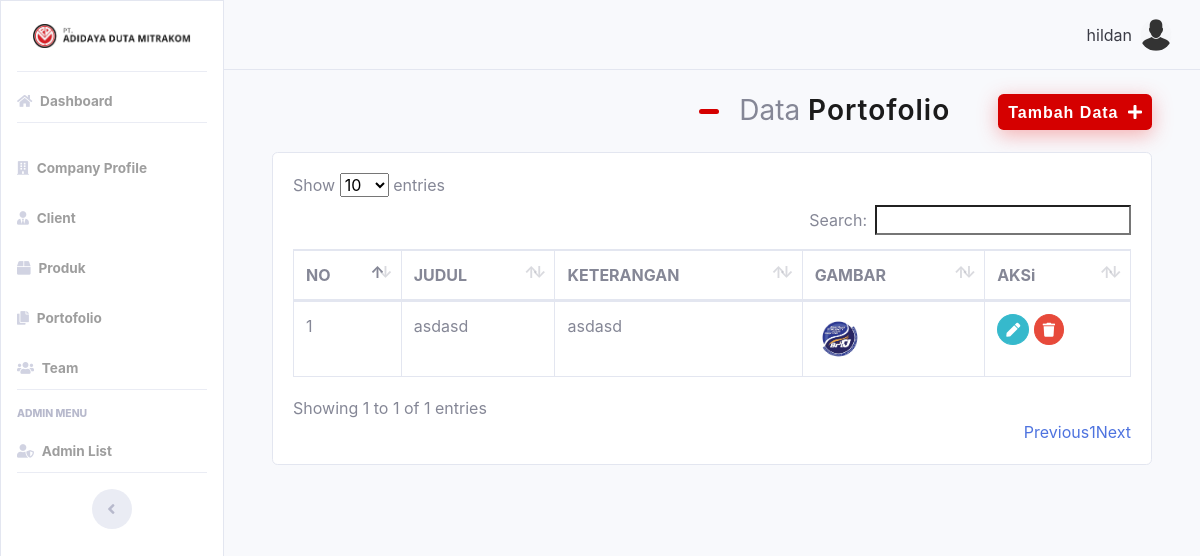
The page /index.php?portofolio=read (signed in) on the database its author committed.
### tables this page shows
CREATE TABLE `portofolio` (
  `id` int(11) NOT NULL,
  `judul` varchar(100) NOT NULL,
  `keterangan` varchar(100) NOT NULL,
  `gambar` varchar(100) NOT NULL
);

### portofolio/functions.php (called while the page is built, shortened)
<?php
include "../koneksi.php";
function query($query)
{
	global $conn;
	$result = mysqli_query($conn, $query);
	$rows = [];
	while ($row = mysqli_fetch_assoc($result)) {
		$rows[] = $row;
	}
	return $rows;
}

### portofolio/read.php (the view, shortened to what this page needs)
<?php
require 'functions.php';
$portofolio = query("SELECT * FROM portofolio");
?>
<div class="container-fluid mb-3">
	<div class="d-flex flex-column flex-lg-row flex-md-col justify-content-sm-end align-items-start">
		<div class="page-title mx-5">
			<h3> Data <span> Portofolio </span> </h3>
		</div>
		<div class="">
			<button type="button" data-toggle="modal" data-target="#inputNewPortofolio" class="btn btn-danger btn-special">
				<span>Tambah Data</span>
				<i class="fa fa-plus"></i>
			</button>
		</div>
	</div>
</div>
<div class="container-fluid">
	<div class="card">
		<div class="card-body">
			<table class="table table-bordered" id="dataTable" width="100%" cellspacing="0">
				<thead>
					<tr>
						<th>NO</th>
						<th>JUDUL</th>
						<th>KETERANGAN</th>
						<th>GAMBAR</th>
						<th>AKSi</th>
					</tr>
				</thead>
				<tbody>
					<?php $i = 1; ?>
					<?php foreach ($portofolio as $row) : ?>
						<tr>
							<td><?= $i; ?></td>
							<td><?php echo $row['judul']; ?></td>
							<td><?php echo $row['keterangan']; ?></td>
							<td><img src="portofolio/img/<?= $row["gambar"]; ?>" width="50"></td>
							<td>
								<a href="index.php?portofolio=update&id=<?= $row["id"]; ?>" class="btn btn-sm btn-info rounded-circle">
									<i class="fa fa-pen"></i>
								</a>
								<a href="index.php?portofolio=delete&id=<?= $row["id"]; ?>" onclick="return confirm('yakin?');" class="btn btn-sm btn-danger rounded-circle">
									<i class="fa fa-trash"></i>
								</a>
							</td>
						</tr>
						<?php $i++; ?>
					<?php endforeach; ?>
				</tbody>
			</table>
		</div>
	</div>
</div>

### assets/css/custom.css (style rules this page uses)
.btn-special { line-height: 0; padding: 10px; transition: 0.5s; border: none; color: #fff; background: #d50000; box-shadow: 0px 5px 20px rgba(241, 65, 65, 0.4); }
.btn-special span { font-family: "Nunito", sans-serif; font-weight: 600; letter-spacing: 1px; }
.btn-special i { margin-left: 5px; transition: 0.3s; }
.page-title { width: auto; display: flex; }
.page-title span { color: #1b1b1b; font-weight: 600; letter-spacing: 1px; }
.page-title::before { width: 20px; height: 5px; background-color: #d50000; display: flex; margin-top: 15px; margin-right: 20px; content: ""; border-radius: 50px; }

### rows shown on the page
portofolio: judul "asdasd", keterangan "asdasd", gambar (picture)

### other values the page prints
$_SESSION['username'] "hildan"
